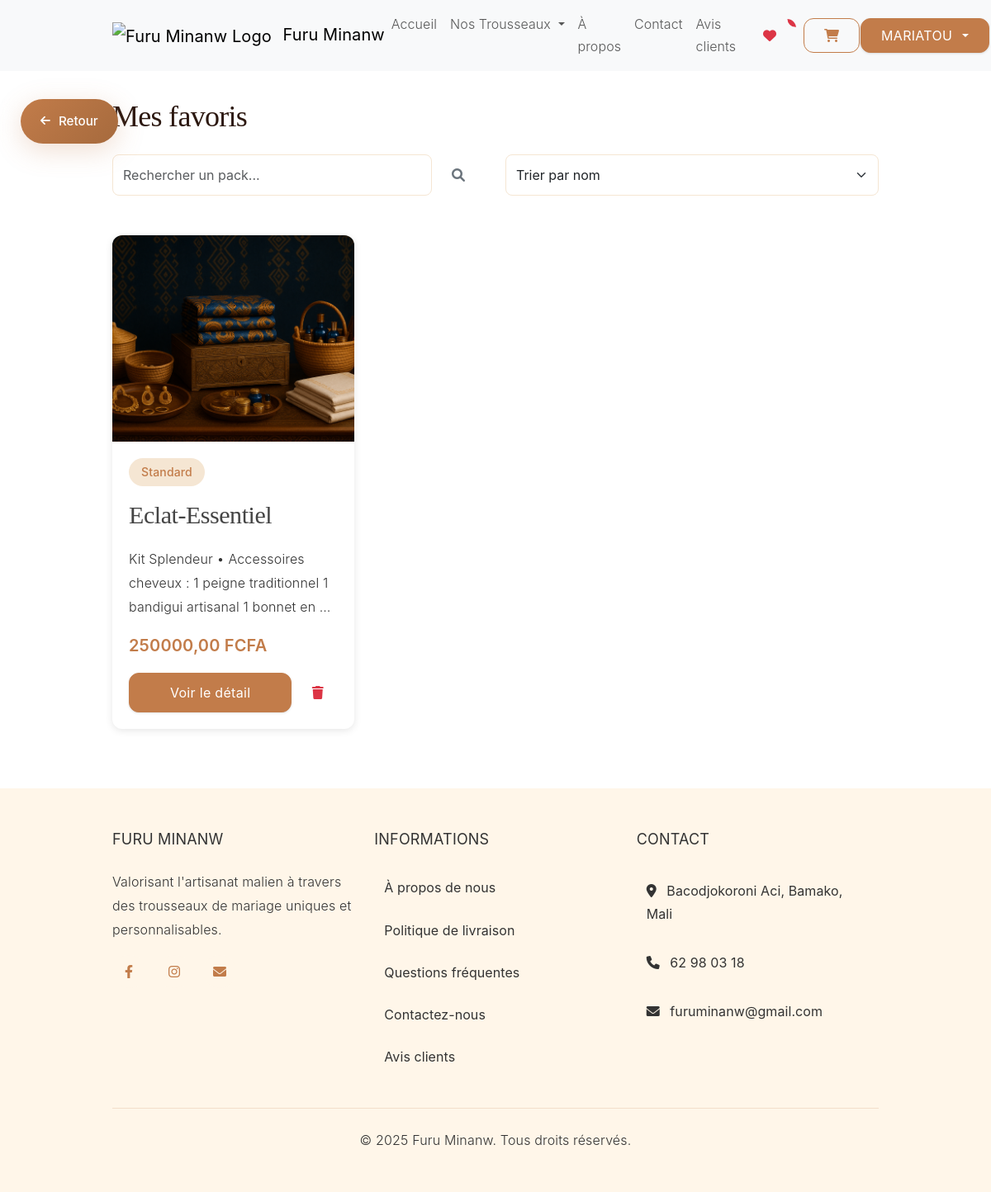
The page /produits/favoris/ (signed in) on the database its author committed.
### produits/models.py (models this page shows, shortened)
class Pack(models.Model):
    CATEGORIE_CHOICES = (
        ('standard', 'Standard'),
        ('prestige', 'Prestige'),
        ('luxe', 'Luxe'),
    )
    nom = models.CharField(max_length=200)
    slug = models.SlugField(max_length=200, unique=True)
    description = models.TextField()
    prix = models.DecimalField(max_digits=10, decimal_places=2)
    categorie = models.CharField(max_length=20, choices=CATEGORIE_CHOICES)
    image_principale = models.ImageField(upload_to='packs/', blank=True)
    actif = models.BooleanField(default=True)
    date_creation = models.DateTimeField(auto_now_add=True)
    date_modification = models.DateTimeField(auto_now=True)
    favoris = models.ManyToManyField(User, related_name='packs_favoris', blank=True)
    class Meta:
        ordering = [
            models.Case(
                models.When(categorie='standard', then=models.Value(1)),
                models.When(categorie='prestige', then=models.Value(2)),
                models.When(categorie='luxe', then=models.Value(3)),
                default=models.Value(4),
            ),
            'prix'
        ]
        verbose_name = 'Pack'
        verbose_name_plural = 'Packs'
    def get_absolute_url(self):
        return reverse('produits:detail_pack', args=[self.slug])

### produits/views.py (the view)
# urls.py: path('favoris/', views.liste_favoris, name='liste_favoris'),
@login_required
def liste_favoris(request):
    packs = request.user.packs_favoris.filter(actif=True)
    context = {
        'packs': packs,
        'titre': 'Mes favoris'
    }
    return render(request, 'produits/favoris.html', context)

### templates/produits/favoris.html (shortened to what this page needs)
{% extends 'base.html' %}
{% block content %}
<div class="container mt-4">
    <h1 class="mb-4">{{ titre }}</h1>
    {% if packs %}
        <div class="row mb-4">
            <div class="col-md-6">
                <div class="input-group">
                    <input type="text" id="searchInput" class="form-control" placeholder="Rechercher un pack..." aria-label="Rechercher un pack">
                    <button class="btn btn-outline-secondary" type="button" aria-label="Rechercher">
                        <i class="fas fa-search" aria-hidden="true"></i>
                    </button>
                </div>
            </div>
            <div class="col-md-6">
                <select id="sortSelect" class="form-select" aria-label="Trier par">
                    <option value="nom">Trier par nom</option>
                </select>
            </div>
        </div>
        <div class="row g-4" id="packsList">
            {% for pack in packs %}
                <div class="col-md-4 pack-item"
                     data-nom="{{ pack.nom|lower }}"
                     data-prix="{{ pack.prix }}"
                     data-categorie="{{ pack.get_categorie_display }}">
                    <div class="product-card">
                        <div class="product-image">
                            {% if pack.image_principale %}
                                <img src="{{ pack.image_principale.url }}"
                                     alt="{{ pack.nom }}"
                                     class="product-img"
                                     loading="lazy">
                            {% elif pack.images.first %}
                                <img src="{{ pack.images.first.image.url }}"
                                     alt="{{ pack.nom }}"
                                     class="product-img"
                                     loading="lazy">
                            {% else %}
                                <img src="https://via.placeholder.com/800x600"
                                     alt="{{ pack.nom }}"
                                     class="product-img">
                            {% endif %}
                        </div>
                        <div class="product-content">
                            <span class="category-badge {{ pack.categorie }}">
                                {{ pack.get_categorie_display }}
                            </span>
                            <h2>{{ pack.nom }}</h2>
                            <p>{{ pack.description|truncatewords:15 }}</p>
                            <div class="price">{{ pack.prix }} FCFA</div>
                            <div class="d-flex gap-2">
                                <a href="{{ pack.get_absolute_url }}" class="btn btn-primary flex-grow-1">
                                    Voir le détail
                                </a>
                                <button type="button"
                                        class="btn btn-outline-danger remove-favorite"
                                        data-pack-id="{{ pack.id }}"
                                        onclick="supprimerFavori({{ pack.id }})"
                                        aria-label="Retirer des favoris">
                                    <i class="fas fa-trash" aria-hidden="true"></i>
                                </button>
                            </div>
                        </div>
                    </div>
                </div>
            {% endfor %}
        </div>
    {% endif %}
</div>
{% endblock %}

### templates/base.html (shortened to what this page needs)
<!DOCTYPE html>
<html lang="fr">
<head>
    <link href="https://cdn.jsdelivr.net/npm/bootstrap@5.3.0-alpha1/dist/css/bootstrap.min.css" rel="stylesheet">
    <link href="https://cdnjs.cloudflare.com/ajax/libs/font-awesome/6.0.0/css/all.min.css" rel="stylesheet">
    <link rel="stylesheet" href="https://cdn.jsdelivr.net/npm/swiper@11/swiper-bundle.min.css" />
    {% load static %}
    <link href="{% static 'css/style.css' %}" rel="stylesheet">
</head>
<body>
    {% if request.path != '/' %}
        <div class="animated-back-button-container">
            <button type="button" class="animated-back-button delayed-entrance" id="animatedBackButton" title="Retour à la page précédente">
                <i class="fas fa-arrow-left"></i>
                <span>Retour</span>
            </button>
        </div>
    {% endif %}
    <header>
        <nav class="navbar navbar-expand-lg navbar-light bg-light fixed-top">
            <div class="container">
                <a class="navbar-brand" href="{% url 'pages:accueil' %}">
                    <img src="{% static 'img/logo.png' %}" alt="Furu Minanw Logo" height="50" class="me-2">
                    <span class="brand-text">Furu Minanw</span>
                </a>
                <div class="collapse navbar-collapse" id="navbarMain">
                    <ul class="navbar-nav me-auto mb-2 mb-lg-0">
                        <li class="nav-item">
                            <a class="nav-link" href="{% url 'pages:accueil' %}">Accueil</a>
                        </li>
                        <li class="nav-item dropdown">
                            <a class="nav-link dropdown-toggle" href="#" id="navbarDropdown" role="button" data-bs-toggle="dropdown" aria-expanded="false">
                                Nos Trousseaux
                            </a>
                        </li>
                        <li class="nav-item">
                            <a class="nav-link" href="{% url 'pages:a_propos' %}">À propos</a>
                        </li>
                        <li class="nav-item">
                            <a class="nav-link" href="{% url 'pages:contact' %}">Contact</a>
                        </li>
                        <li class="nav-item">
                            <a class="nav-link" href="{% url 'pages:tous_les_avis' %}">Avis clients</a>
                        </li>
                    </ul>
                    <div class="d-flex align-items-center">
    {% if user.is_authenticated %}
        <a href="{% url 'produits:liste_favoris' %}" class="btn btn-outline-danger me-2 position-relative" title="Mes favoris">
            <i class="fas fa-heart"></i>
            {% if user.packs_favoris.count > 0 %}
                <span class="position-absolute top-0 start-100 translate-middle badge rounded-pill bg-danger">
                </span>
            {% endif %}
        </a>
    {% endif %}
    <a href="{% url 'commandes:panier' %}" class="btn btn-outline-primary position-relative" title="Voir le panier">
        <i class="fas fa-shopping-cart"></i>
    </a>
</div>
                        {% if user.is_authenticated %}
                            <div class="dropdown">
                                <button class="btn btn-primary dropdown-toggle header-btn" type="button" id="dropdownMenuButton" data-bs-toggle="dropdown" aria-expanded="false">
                                    {{ user.first_name|default:user.username }}
                                </button>
                            </div>
                        {% else %}
                            <a href="{% url 'utilisateurs:connexion' %}" class="btn btn-outline-secondary me-2 header-btn">Connexion</a>
                            <a href="{% url 'utilisateurs:inscription' %}" class="btn btn-primary header-btn">Inscription</a>
                        {% endif %}
                    </div>
                </div>
        </nav>
    </header>
    <div class="container mt-5 pt-4">
    </div>
    <main class="py-4">
        {% block content %}{% endblock %}
    </main>
    <footer class="footer mt-5 py-5" style="background-color: var(--color-accent);">
        <div class="container">
            <div class="row">
                <div class="col-md-4 mb-4 mb-md-0">
                    <h5 class="text-uppercase mb-4" style="color: var(--color-text);">Furu Minanw</h5>
                    <p style="color: var(--color-text);">Valorisant l'artisanat malien à travers des trousseaux de mariage uniques et personnalisables.</p>
                    <div class="social-icons mt-3">
                        <a href="{{ COMPANY_FACEBOOK }}" target="_blank" style="color: var(--color-primary);">
                            <i class="fab fa-facebook-f"></i>
                        </a>
                        <a href="{{ COMPANY_INSTAGRAM }}" target="_blank" style="color: var(--color-primary);">
                            <i class="fab fa-instagram"></i>
                        </a>
                        <a href="mailto:{{ COMPANY_EMAIL }}" style="color: var(--color-primary);">
                            <i class="fas fa-envelope"></i>
                        </a>
                    </div>
                </div>
                <div class="col-md-4 mb-4 mb-md-0">
                    <h5 class="text-uppercase mb-4" style="color: var(--color-text);">Informations</h5>
                    <ul class="list-unstyled">
                        <li class="mb-2">
                            <a href="{% url 'pages:a_propos' %}" class="footer-link text-decoration-none" style="color: var(--color-text);">
                                À propos de nous
                            </a>
                        </li>
                        <li class="mb-2">
                            <a href="{% url 'pages:livraison' %}" class="footer-link text-decoration-none" style="color: var(--color-text);">
                                Politique de livraison
                            </a>
                        </li>
                        <li class="mb-2">
                            <a href="{% url 'pages:faq' %}" class="footer-link text-decoration-none" style="color: var(--color-text);">
                                Questions fréquentes
                            </a>
                        </li>
                        <li class="mb-2">
                            <a href="{% url 'pages:contact' %}" class="footer-link text-decoration-none" style="color: var(--color-text);">
                                Contactez-nous
                            </a>
                        </li>
                        <li class="mb-2">
                            <a href="{% url 'pages:tous_les_avis' %}" class="footer-link text-decoration-none" style="color: var(--color-text);">
                                Avis clients
                            </a>
                        </li>
                    </ul>
                </div>
                <div class="col-md-4">
                    <h5 class="text-uppercase mb-4" style="color: var(--color-text);">Contact</h5>
                    <ul class="list-unstyled">
                        <li class="mb-2">
                            <a href="{{ COMPANY_MAPS_URL }}" target="_blank" class="footer-contact-item text-decoration-none" style="color: var(--color-text);">
                                <i class="fas fa-map-marker-alt me-2"></i> {{ COMPANY_ADDRESS }}, {{ COMPANY_CITY }}, {{ COMPANY_COUNTRY }}
                            </a>
                        </li>
                        <li class="mb-2">
                            <a href="{{ COMPANY_PHONE_LINK }}" class="footer-contact-item text-decoration-none" style="color: var(--color-text);">
                                <i class="fas fa-phone me-2"></i> {{ COMPANY_PHONE }}
                            </a>
                        </li>
                        <li class="mb-2">
                            <a href="mailto:{{ COMPANY_EMAIL }}" class="footer-contact-item text-decoration-none" style="color: var(--color-text);">
                                <i class="fas fa-envelope me-2"></i> {{ COMPANY_EMAIL }}
                            </a>
                        </li>
                    </ul>
                </div>
            </div>
            <hr class="mt-4 mb-4" style="border-color: var(--color-primary); opacity: 0.2;">
            <div class="row">
                <div class="col-md-12 text-center">
                    <p class="mb-0" style="color: var(--color-text);">&copy; {% now "Y" %} Furu Minanw. Tous droits réservés.</p>
                </div>
            </div>
        </div>
    </footer>
</body>
</html>

### rows shown on the page
Pack: image_principale (picture), categorie "Standard", nom "Eclat-Essentiel", description "Kit Splendeur • Accessoires cheveux : 1 peigne traditionnel 1 bandigui artisanal 1 bonnet en …", prix "250000,00"

### other values the page prints
{{ user.first_name|default:user.username }} "MARIATOU"
{{ titre }} "Mes favoris"
{{ COMPANY_ADDRESS }} "Bacodjokoroni Aci"
{{ COMPANY_CITY }} "Bamako"
{{ COMPANY_COUNTRY }} "Mali"
{{ COMPANY_PHONE }} "62 98 03 18"
{{ COMPANY_EMAIL }} "furuminanw@gmail.com"
